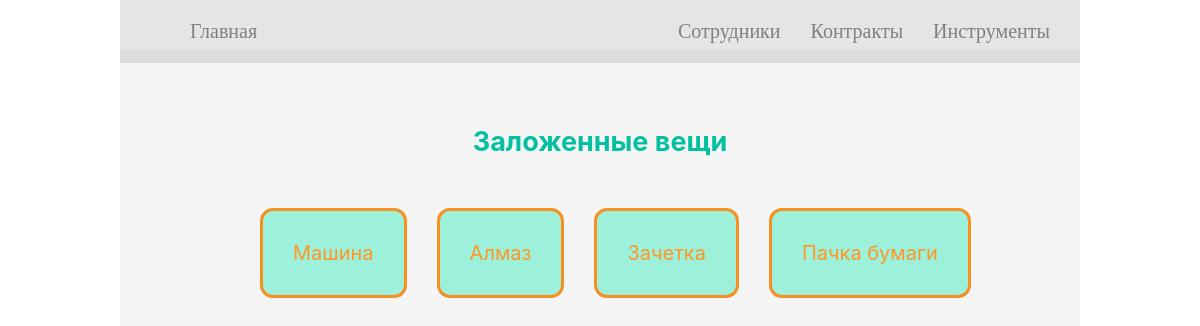
Page /tools/pledged_items/ on the committed database.
### cellar/models.py (models this page shows, shortened)
class Pledged_items_list(models.Model):
    Pledged_items_list_id = models.PositiveIntegerField(primary_key=True)
    Pledged_item_name = models.CharField(max_length=30)
    Price = models.IntegerField()
    Quality = models.IntegerField()
    Category_id = models.ForeignKey(Categories, on_delete=models.CASCADE)
    class Meta:
        verbose_name_plural = "Заложенная вещь"

### cellar/views.py (the view)
# urls.py: path('tools/pledged_items/', pledged_items, name='pledged_items'),
def pledged_items(request):
    return render(request, 'Lombard/pledged_items.html', context=data['pledged_items'])

### templates/Lombard/pledged_items.html
{% extends 'Lombard/includes/frame.html' %}
{% block main_section %}
<div class="main">
    <h2 class="section-title pledged-title"> Заложенные вещи </h2>
    <div class="frame-container">
    {% for item in items %}
        {% for name in find %}
            {% if name == item.Pledged_item_name %}
                {% for key, value in translation.items %}
                    {% if name == key %}
                        {% with adress=value %}
                            <div class="contract-frame pledged-frame">
                                <a href="{% url 'search_item' adress %}" class="contracts-a pledged-a"> {{ item.Pledged_item_name }} </a> <br> <br> <br>
                            </div>
                        {% endwith %}
                    {% endif %}
                {% endfor %}
            {% endif %}
        {% endfor %}
    {% endfor %}
    </div>
</div>
{% endblock main_section %}

### cellar/static/Lombard/css/index.css (style rules this page uses)
body { margin: 0; }
.main { width: 80%; min-height: 881px; height: fit-content; position: absolute; top: 50px; bottom: 0; background: #80808014; display: flex; flex-direction: column; }
.title, .section-title, .info-title, .error-title { font-size: 35px; margin-top: 75px; font-family: "Inter", sans-serif; text-align: center; }
.section-title { font-size: 27px; color: #535353; margin-bottom: 50px; }
.frame-container { height: 25%; display: flex; flex-direction: row; flex-wrap: wrap; gap: 30px; margin-left: 140px; margin-right: 50px; }
.name-frame, .info-frame, .contract-frame, .true-frame, .false-frame { width: fit-content; height: fit-content; background: #c99474; border: solid 3px #53301c; border-radius: 13px; display: flex; justify-content: center; align-items: center; }
.employees-a, .contracts-a { font-size: 20px; font-family: "Inter", sans-serif; color: #c14c05fa; text-decoration: none; padding: 30px; display: flex; }
.contract-frame { background: #fff900; border: solid 3px #d7c703; }
.contracts-a { color: #ffb300; }
.pledged-title { color: #03c1a0; }
.pledged-frame { background: #9df1da; border-color: #f79020; }
.pledged-a { color: #ff9626; }

### rows in the picture
Pledged_items_list: Pledged_item_name "Машина"
Pledged_items_list: Pledged_item_name "Алмаз"
Pledged_items_list: Pledged_item_name "Зачетка"
Pledged_items_list: Pledged_item_name "Пачка бумаги"
